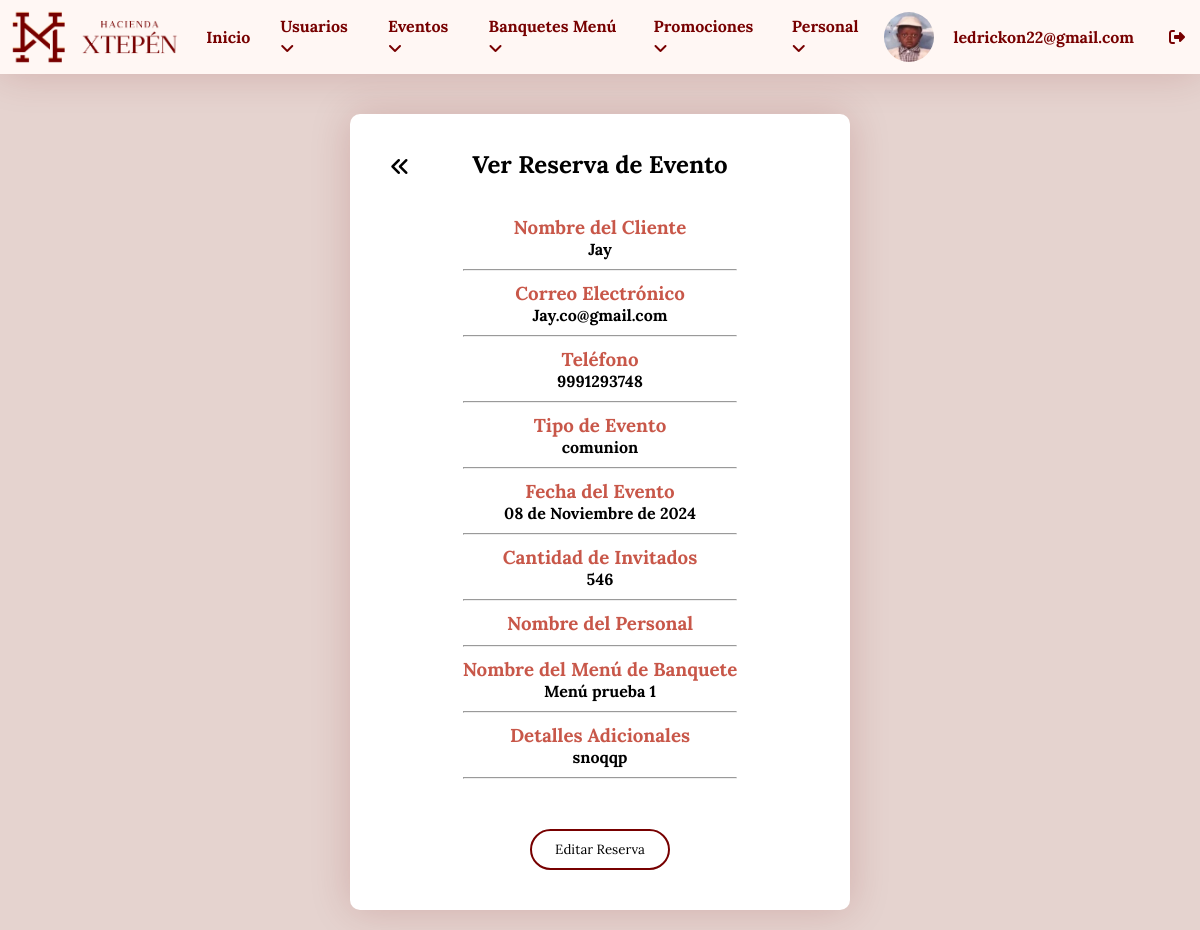
The app's page /login/ver_reserva.php?id=27 (signed in), older data.
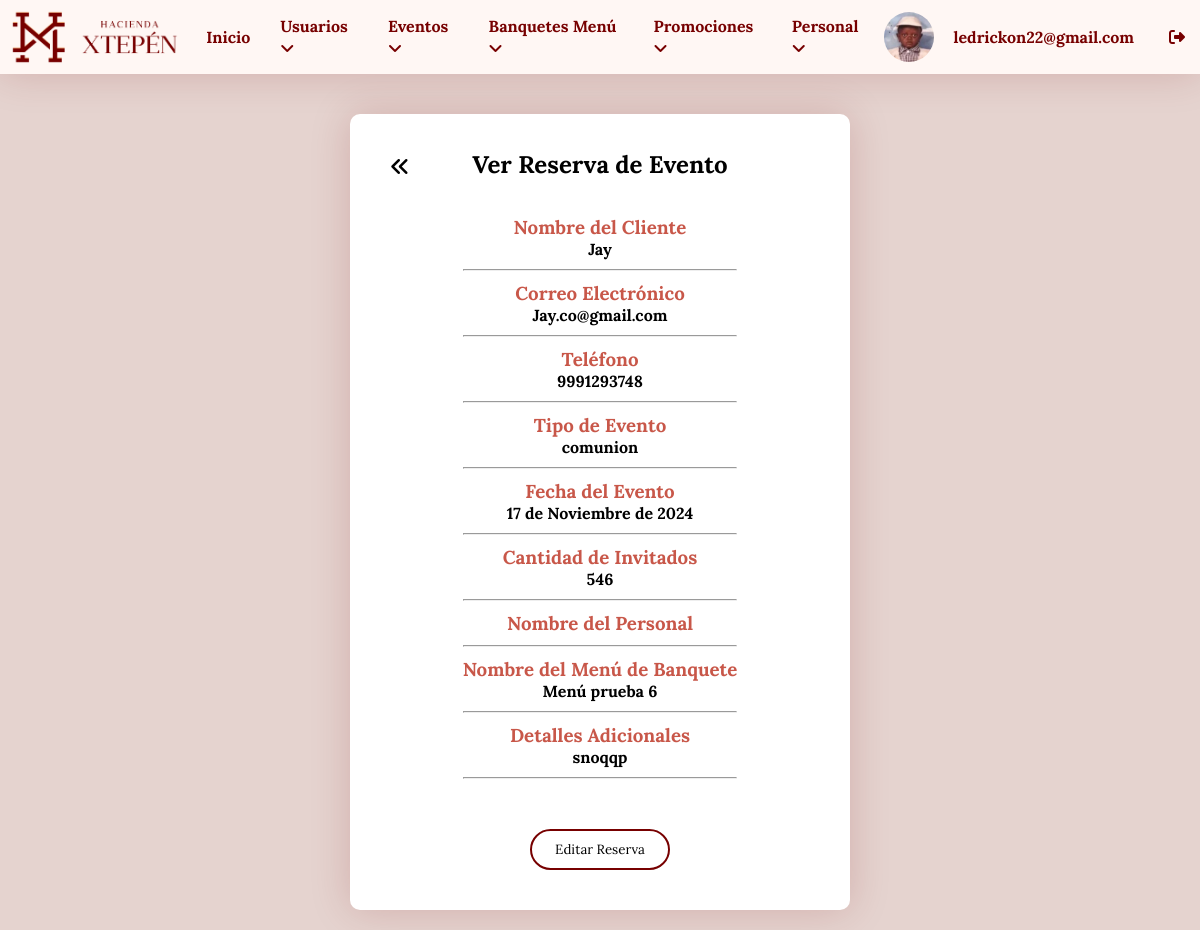
The same page, newer data.
### tables this page shows
CREATE TABLE `reservas_eventos` (
  `id` int NOT NULL,
  `nombre` varchar(100) NOT NULL,
  `email` varchar(100) NOT NULL,
  `telefono` varchar(15) NOT NULL,
  `evento` varchar(50) NOT NULL,
  `fecha` date NOT NULL,
  `invitados` int NOT NULL,
  `mensaje` text,
  `fecha_reserva` timestamp NOT NULL DEFAULT CURRENT_TIMESTAMP,
  `menu_banquete` int DEFAULT NULL,
  `estado` varchar(10) DEFAULT 'pendiente',
  `personal` int DEFAULT NULL
);

CREATE TABLE `banquete_menu` (
  `id` int NOT NULL,
  `nombre_menu` varchar(100) DEFAULT NULL,
  `descripcion` text,
  `imagen` varchar(255) DEFAULT NULL
);

### login/ver_reserva.php (the view, shortened to what this page needs)
<!DOCTYPE html>
<html lang="es">
<head>
    <link rel="stylesheet" href="styles/stylesedtvr.css">
</head>
<body>
    <?php include "menu.php"; ?>
    <div class="container">
        <br>
        <div class="information">
            <h2>Ver Reserva de Evento</h2>
            <br>
            <a class="back" href="dashboard_eventos.php"><i class="fa-solid fa-angles-left"></i></a>
            <?php
            require "conexion.php";
            $id_reserva = $_GET['id'];
            $verreserva = "
    SELECT reservas_eventos.*, personal.nombre_personal, banquete_menu.nombre_menu
    FROM reservas_eventos
    LEFT JOIN personal ON reservas_eventos.personal = personal.id_personal
    LEFT JOIN banquete_menu ON reservas_eventos.menu_banquete = banquete_menu.id
    WHERE reservas_eventos.id = '$id_reserva'
";
            $resultado = mysqli_query($conectar, $verreserva);
            $fila = $resultado->fetch_array();
            function convertir_mes_espanol($fecha) {
                $date = new DateTime($fecha);
                $meses_espanol = array(
                    'January' => 'Enero', 'February' => 'Febrero', 'March' => 'Marzo',
                    'April' => 'Abril', 'May' => 'Mayo', 'June' => 'Junio',
                    'July' => 'Julio', 'August' => 'Agosto', 'September' => 'Septiembre',
                    'October' => 'Octubre', 'November' => 'Noviembre', 'December' => 'Diciembre'
                );
                $mes_en_ingles = $date->format('F');
                $mes_espanol = $meses_espanol[$mes_en_ingles];
                return $date->format("d") . " de " . $mes_espanol . " de " . $date->format("Y");
            }
            $fecha = convertir_mes_espanol($fila["fecha"]);
            ?>
            <div class="contenedor_usuario">
                <h3>Nombre del Cliente</h3>
                <h4><?php echo $fila["nombre"]; ?></h4>
                <hr>
                <h3>Correo Electrónico</h3>
                <h4><?php echo $fila["email"]; ?></h4>
                <hr>
                <h3>Teléfono</h3>
                <h4><?php echo $fila["telefono"]; ?></h4>
                <hr>
                <h3>Tipo de Evento</h3>
                <h4><?php echo $fila["evento"]; ?></h4>
                <hr>
                <h3>Fecha del Evento</h3>
                <h4><?php echo $fecha; ?></h4>
                <hr>
                <h3>Cantidad de Invitados</h3>
                <h4><?php echo $fila["invitados"]; ?></h4>
                <hr>
                <h3>Nombre del Personal</h3>
                <hr>
                <h3>Nombre del Menú de Banquete</h3>
                <h4><?php echo $fila["nombre_menu"]; ?></h4>
                <hr>
                <h3>Detalles Adicionales</h3>
                <h4><?php echo $fila["mensaje"]; ?></h4>
                <hr>
                <br>
                <a href="editar_evento.php?id=<?php echo $fila['id']; ?>"><button class="btn2">Editar Reserva</button></a>
            </div>
        </div>
    </div>
</body>
</html>

Row changes from the older to the newer data that the page shows:
changed reservas_eventos "Jay": fecha "08 de Noviembre de 2024" → "17 de Noviembre de 2024"; menu_banquete.nombre_menu "Menú prueba 1" → "Menú prueba 6"
